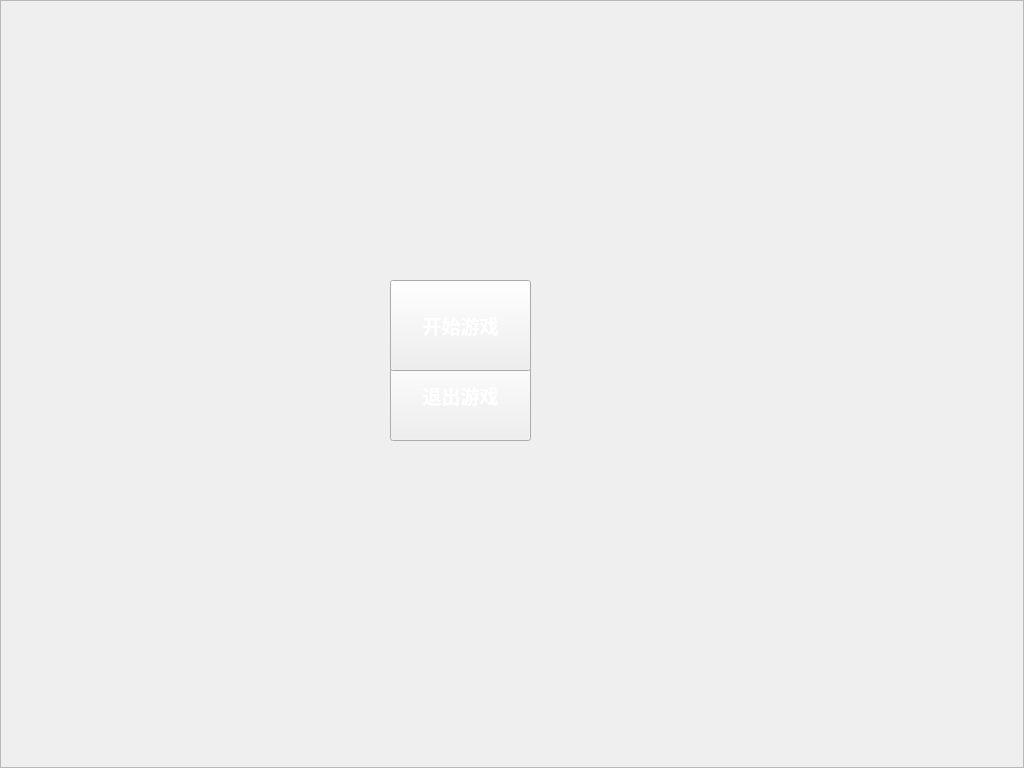
<?xml version="1.0" encoding="UTF-8"?>
<ui version="4.0">
 <class>mainmenu</class>
 <widget class="QWidget" name="mainmenu">
  <property name="windowModality">
   <enum>Qt::NonModal</enum>
  </property>
  <property name="geometry">
   <rect>
    <x>0</x>
    <y>0</y>
    <width>1024</width>
    <height>768</height>
   </rect>
  </property>
  <property name="sizePolicy">
   <sizepolicy hsizetype="Fixed" vsizetype="Fixed">
    <horstretch>0</horstretch>
    <verstretch>0</verstretch>
   </sizepolicy>
  </property>
  <property name="minimumSize">
   <size>
    <width>1024</width>
    <height>768</height>
   </size>
  </property>
  <property name="maximumSize">
   <size>
    <width>1024</width>
    <height>768</height>
   </size>
  </property>
  <property name="windowTitle">
   <string>Form</string>
  </property>
  <property name="autoFillBackground">
   <bool>false</bool>
  </property>
  <property name="styleSheet">
   <string notr="true">border-image: url(:/background/res/background/mainmenu.png);</string>
  </property>
  <widget class="QFrame" name="frame">
   <property name="geometry">
    <rect>
     <x>0</x>
     <y>0</y>
     <width>1024</width>
     <height>768</height>
    </rect>
   </property>
   <property name="sizePolicy">
    <sizepolicy hsizetype="Fixed" vsizetype="Fixed">
     <horstretch>0</horstretch>
     <verstretch>0</verstretch>
    </sizepolicy>
   </property>
   <property name="frameShape">
    <enum>QFrame::StyledPanel</enum>
   </property>
   <property name="frameShadow">
    <enum>QFrame::Raised</enum>
   </property>
   <widget class="QPushButton" name="quit_button">
    <property name="geometry">
     <rect>
      <x>390</x>
      <y>350</y>
      <width>141</width>
      <height>91</height>
     </rect>
    </property>
    <property name="palette">
     <palette>
      <active>
       <colorrole role="Text">
        <brush brushstyle="SolidPattern">
         <color alpha="255">
          <red>255</red>
          <green>255</green>
          <blue>255</blue>
         </color>
        </brush>
       </colorrole>
       <colorrole role="ButtonText">
        <brush brushstyle="SolidPattern">
         <color alpha="255">
          <red>255</red>
          <green>255</green>
          <blue>255</blue>
         </color>
        </brush>
       </colorrole>
       <colorrole role="PlaceholderText">
        <brush brushstyle="SolidPattern">
         <color alpha="128">
          <red>255</red>
          <green>255</green>
          <blue>255</blue>
         </color>
        </brush>
       </colorrole>
      </active>
      <inactive>
       <colorrole role="Text">
        <brush brushstyle="SolidPattern">
         <color alpha="255">
          <red>255</red>
          <green>255</green>
          <blue>255</blue>
         </color>
        </brush>
       </colorrole>
       <colorrole role="ButtonText">
        <brush brushstyle="SolidPattern">
         <color alpha="255">
          <red>255</red>
          <green>255</green>
          <blue>255</blue>
         </color>
        </brush>
       </colorrole>
       <colorrole role="PlaceholderText">
        <brush brushstyle="SolidPattern">
         <color alpha="128">
          <red>255</red>
          <green>255</green>
          <blue>255</blue>
         </color>
        </brush>
       </colorrole>
      </inactive>
      <disabled>
       <colorrole role="Text">
        <brush brushstyle="SolidPattern">
         <color alpha="255">
          <red>120</red>
          <green>120</green>
          <blue>120</blue>
         </color>
        </brush>
       </colorrole>
       <colorrole role="ButtonText">
        <brush brushstyle="SolidPattern">
         <color alpha="255">
          <red>120</red>
          <green>120</green>
          <blue>120</blue>
         </color>
        </brush>
       </colorrole>
       <colorrole role="PlaceholderText">
        <brush brushstyle="SolidPattern">
         <color alpha="128">
          <red>0</red>
          <green>0</green>
          <blue>0</blue>
         </color>
        </brush>
       </colorrole>
      </disabled>
     </palette>
    </property>
    <property name="font">
     <font>
      <family>隶书</family>
      <pointsize>14</pointsize>
      <weight>75</weight>
      <bold>true</bold>
      <kerning>true</kerning>
     </font>
    </property>
    <property name="focusPolicy">
     <enum>Qt::ClickFocus</enum>
    </property>
    <property name="styleSheet">
     <string notr="true">QPushButton {
	border-image: url(:/button/res/button/buttonStock1.png);
}
 
QPushButton:hover {
 
   
	border-image: url(:/button/res/button/buttonStock1h.png);
}
 
QPushButton:pressed {
    
	border-image: url(:/button/res/button/buttonStock1d.png);
}</string>
    </property>
    <property name="text">
     <string>退出游戏</string>
    </property>
    <property name="flat">
     <bool>false</bool>
    </property>
   </widget>
   <widget class="QPushButton" name="start_button">
    <property name="geometry">
     <rect>
      <x>390</x>
      <y>280</y>
      <width>141</width>
      <height>91</height>
     </rect>
    </property>
    <property name="palette">
     <palette>
      <active>
       <colorrole role="ButtonText">
        <brush brushstyle="SolidPattern">
         <color alpha="255">
          <red>255</red>
          <green>255</green>
          <blue>255</blue>
         </color>
        </brush>
       </colorrole>
      </active>
      <inactive>
       <colorrole role="ButtonText">
        <brush brushstyle="SolidPattern">
         <color alpha="255">
          <red>255</red>
          <green>255</green>
          <blue>255</blue>
         </color>
        </brush>
       </colorrole>
      </inactive>
      <disabled>
       <colorrole role="ButtonText">
        <brush brushstyle="SolidPattern">
         <color alpha="255">
          <red>120</red>
          <green>120</green>
          <blue>120</blue>
         </color>
        </brush>
       </colorrole>
      </disabled>
     </palette>
    </property>
    <property name="font">
     <font>
      <family>隶书</family>
      <pointsize>14</pointsize>
      <weight>75</weight>
      <bold>true</bold>
      <kerning>true</kerning>
     </font>
    </property>
    <property name="focusPolicy">
     <enum>Qt::ClickFocus</enum>
    </property>
    <property name="styleSheet">
     <string notr="true">QPushButton {
	border-image: url(:/button/res/button/buttonStock1.png);
}
 
QPushButton:hover {
 
   
	border-image: url(:/button/res/button/buttonStock1h.png);
}
 
QPushButton:pressed {
    
	border-image: url(:/button/res/button/buttonStock1d.png);
}</string>
    </property>
    <property name="text">
     <string>开始游戏</string>
    </property>
    <property name="flat">
     <bool>false</bool>
    </property>
   </widget>
   <widget class="QLabel" name="title_en_label">
    <property name="geometry">
     <rect>
      <x>710</x>
      <y>230</y>
      <width>151</width>
      <height>51</height>
     </rect>
    </property>
    <property name="sizePolicy">
     <sizepolicy hsizetype="Fixed" vsizetype="Fixed">
      <horstretch>0</horstretch>
      <verstretch>0</verstretch>
     </sizepolicy>
    </property>
    <property name="styleSheet">
     <string notr="true">border-image: url(:/background/res/background/title-en.PNG);</string>
    </property>
    <property name="text">
     <string/>
    </property>
    <property name="textInteractionFlags">
     <set>Qt::NoTextInteraction</set>
    </property>
   </widget>
   <widget class="QLabel" name="title_zh_label">
    <property name="geometry">
     <rect>
      <x>330</x>
      <y>100</y>
      <width>271</width>
      <height>101</height>
     </rect>
    </property>
    <property name="sizePolicy">
     <sizepolicy hsizetype="Fixed" vsizetype="Fixed">
      <horstretch>0</horstretch>
      <verstretch>0</verstretch>
     </sizepolicy>
    </property>
    <property name="styleSheet">
     <string notr="true">border-image: url(:/background/res/background/title-zh.PNG);</string>
    </property>
    <property name="text">
     <string/>
    </property>
    <property name="textInteractionFlags">
     <set>Qt::NoTextInteraction</set>
    </property>
   </widget>
  </widget>
 </widget>
 <resources/>
 <connections/>
</ui>
